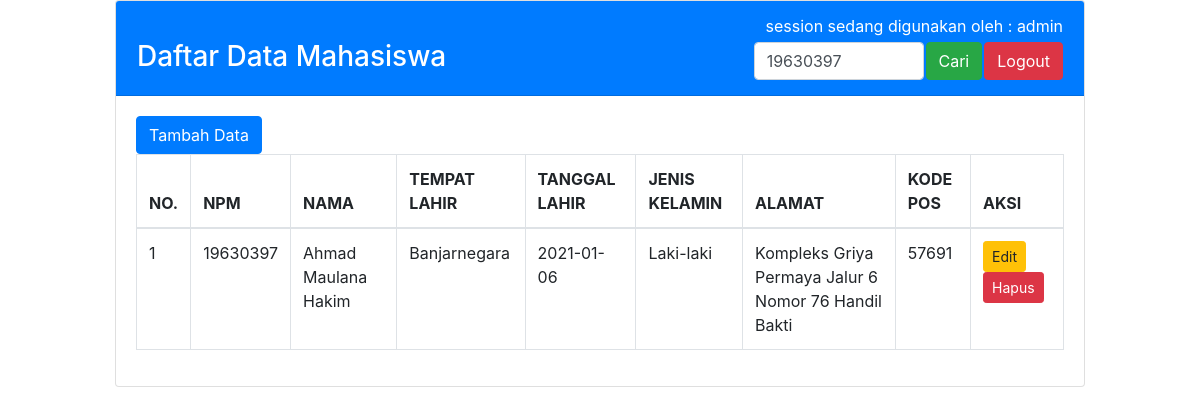
/data_mahasiswa.php?cari=19630397 (signed in), run on the app's committed database.
### tables this page shows
CREATE TABLE `tbmahasiswa` (
  `idmahasiswa` int(10) NOT NULL,
  `npm` varchar(8) NOT NULL,
  `nama` varchar(30) NOT NULL,
  `tempat_lahir` varchar(20) NOT NULL,
  `tanggal_lahir` date NOT NULL,
  `jenis_kelamin` enum('Laki-laki','Perempuan') NOT NULL,
  `alamat` text NOT NULL,
  `kode_pos` varchar(10) NOT NULL
);

### data_mahasiswa.php (the view, shortened to what this page needs)
<!DOCTYPE html>
<html lang="en">
<head>
    <link rel="stylesheet" href="css/bootstrap.css">
</head>
<body>
    <div class="container col-md-10">
        <div class="card">
            <div class="card-header bg-primary text-white">
            <table width="100%">
                <tr>
                    <td align="right" colspan=4><?php echo "session sedang digunakan oleh : ".$_SESSION['username']; ?></td>
                </tr>
                <tr>
                    <td width="70.9%"><h3>Daftar Data Mahasiswa</h3></td>
                        <form action="data_mahasiswa.php" method="get">
                    <td align="right" width="19.9%">
                    <input type="text" name="cari" value="<?php if(isset($_GET['cari'])){echo $_GET['cari'];} ?>" class="form-control col-md_9" placeholder="Masukkan NPM / Nama Mahasiswa" /></td>
                    <td align="right" width="3.8%">
                    <button type="submit" class="btn btn-success">Cari</button>
                    </td>
                        </form>
                    <td align="right" width="5.4%"><a href="logout.php" class="btn btn-danger" onclick="return confirm('Anda akan Keluar, Lanjutkan?')">Logout</a></td>
                </tr>
            </table>
            </div>
            <div class="card-body">
                <a href="index.php" class="btn btn-primary">Tambah Data</a>
                <table class="table table-bordered">
                <thead>
                <tr>
                    <th>NO.</th>
                    <th>NPM</th>
                    <th>NAMA</th>
                    <th>TEMPAT LAHIR</th>
                    <th>TANGGAL LAHIR</th>
                    <th>JENIS KELAMIN</th>
                    <th>ALAMAT</th>
                    <th>KODE POS</th>
                    <th>AKSI</th>
                </tr>
                </thead>
                <tbody>
                <?php
                    include "koneksi.php";
                    $no=1;
                    if(isset($_GET['cari'])){
                        $cari=$_GET['cari'];
                        $query="SELECT * FROM tbmahasiswa WHERE npm like '%".$cari."%' OR nama like '%".$cari."%' ORDER BY nama ASC";
                    }else{
                        $query="SELECT * FROM tbmahasiswa ORDER BY nama ASC";
                    }
                    $result=mysqli_query($koneksi, $query);
                    while ($row=mysqli_fetch_array($result)){
                ?>
                <tr>
                    <td> <?php echo $no++; ?> </td>
                    <td> <?php echo $row['npm']; ?> </td>
                    <td> <?php echo $row['nama']; ?> </td>
                    <td> <?php echo $row['tempat_lahir']; ?> </td>
                    <td> <?php echo $row['tanggal_lahir']; ?> </td>
                    <td> <?php echo $row['jenis_kelamin']; ?> </td>
                    <td> <?php echo $row['alamat']; ?> </td>
                    <td> <?php echo $row['kode_pos']; ?> </td>
                    <td>
                    <a href="edit_mahasiswa.php?idmahasiswa=<?php echo $row['idmahasiswa'];?>" class="btn btn-sm btn-warning">Edit</a>
                    <a href="delete.php?idmahasiswa=<?php echo $row['idmahasiswa'];?>" onclick="return confirm('Data Akan Terhapus, Lanjutkan?')" class="btn btn-sm btn-danger">Hapus</a>
                    </td>
                </tr>
                <?php } ?>
                </tbody>
            </table>
            </div>
        </div>
    </div>
</body>
</html>

### data on the page
tbmahasiswa: npm "19630397", nama "Ahmad Maulana Hakim", tempat_lahir "Banjarnegara", tanggal_lahir "2021-01-06", jenis_kelamin "Laki-laki", alamat "Kompleks Griya Permaya Jalur 6 Nomor 76 Handil Bakti", kode_pos "57691"

### other printed values
$_SESSION['username'] "admin"
